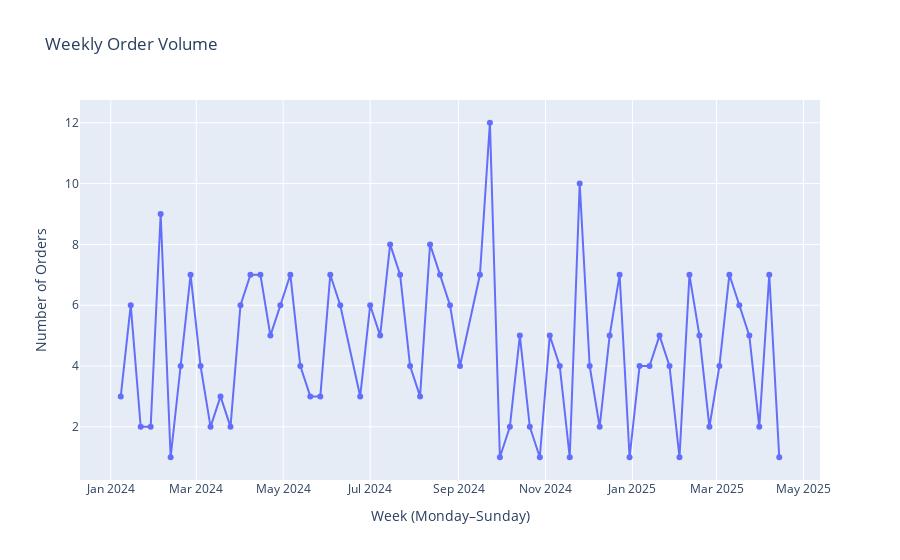
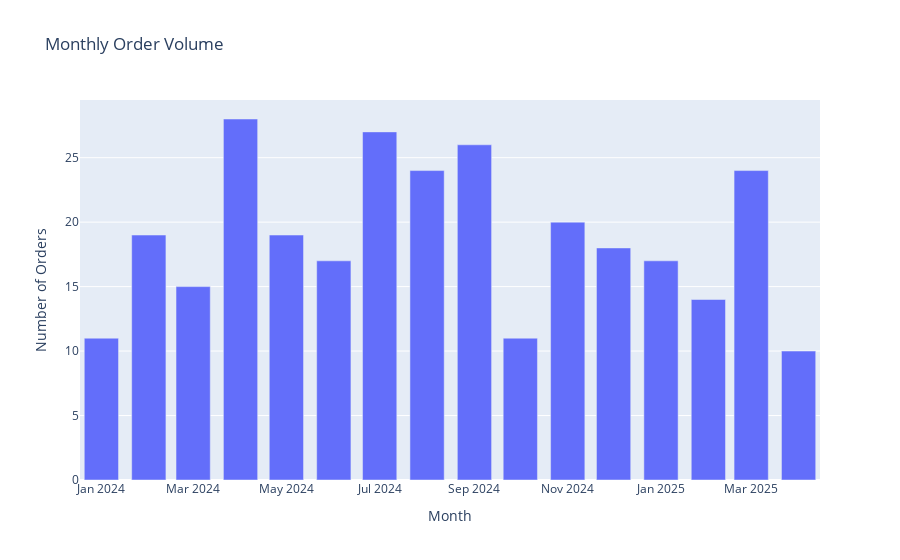

Source (notebook cell) for these figures, in order:
### Markdown cell above
### ORDERS PER WEEK/MONTH ANALYSIS

### Code cell
# add week and month start columns for grouping
df['week_start'] = df['order_date'] - pd.to_timedelta(df['order_date'].dt.dayofweek, unit='d') # start of week 
df['month_start'] = df['order_date'].dt.to_period('M').dt.to_timestamp()   # start of month 

# week 
weekly_orders = (df.groupby('week_start')['order_id'].nunique().reset_index(name='orders'))
fig_week = px.line(weekly_orders, x='week_start', y='orders', markers=True, title='Weekly Order Volume')
fig_week.update_layout(xaxis_title='Week (Monday–Sunday)', yaxis_title='Number of Orders')
fig_week.show()

# monthly 
monthly_orders = (df.groupby('month_start')['order_id'].nunique().reset_index(name='orders'))
fig_month = px.bar(monthly_orders, x='month_start', y='orders', title='Monthly Order Volume')
fig_month.update_layout(xaxis_title='Month', yaxis_title='Number of Orders')
fig_month.show()

### Figure 1 — Plotly figure (JSON) as saved in the notebook; plotly's stock layout.template omitted (floating-point values rounded to 4 significant figures)
{"data": [{"hovertemplate": "week_start=%{x}<br>orders=%{y}<extra></extra>", "legendgroup": "", "line": {"color": "#636efa", "dash": "solid"}, "marker": {"symbol": "circle"}, "mode": "lines+markers", "name": "", "orientation": "v", "showlegend": false, "type": "scatter", "x": ["2024-01-08T00:00:00.000000000", "2024-01-15T00:00:00.000000000", "2024-01-22T00:00:00.000000000", "2024-01-29T00:00:00.000000000", "2024-02-05T00:00:00.000000000", "2024-02-12T00:00:00.000000000", "2024-02-19T00:00:00.000000000", "2024-02-26T00:00:00.000000000", "2024-03-04T00:00:00.000000000", "2024-03-11T00:00:00.000000000", "2024-03-18T00:00:00.000000000", "2024-03-25T00:00:00.000000000", "2024-04-01T00:00:00.000000000", "2024-04-08T00:00:00.000000000", "2024-04-15T00:00:00.000000000", "2024-04-22T00:00:00.000000000", "2024-04-29T00:00:00.000000000", "2024-05-06T00:00:00.000000000", "2024-05-13T00:00:00.000000000", "2024-05-20T00:00:00.000000000", "2024-05-27T00:00:00.000000000", "2024-06-03T00:00:00.000000000", "2024-06-10T00:00:00.000000000", "2024-06-24T00:00:00.000000000", "2024-07-01T00:00:00.000000000", "2024-07-08T00:00:00.000000000", "2024-07-15T00:00:00.000000000", "2024-07-22T00:00:00.000000000", "2024-07-29T00:00:00.000000000", "2024-08-05T00:00:00.000000000", "2024-08-12T00:00:00.000000000", "2024-08-19T00:00:00.000000000", "2024-08-26T00:00:00.000000000", "2024-09-02T00:00:00.000000000", "2024-09-16T00:00:00.000000000", "2024-09-23T00:00:00.000000000", "2024-09-30T00:00:00.000000000", "2024-10-07T00:00:00.000000000", "2024-10-14T00:00:00.000000000", "2024-10-21T00:00:00.000000000", "2024-10-28T00:00:00.000000000", "2024-11-04T00:00:00.000000000", "2024-11-11T00:00:00.000000000", "2024-11-18T00:00:00.000000000", "2024-11-25T00:00:00.000000000", "2024-12-02T00:00:00.000000000", "2024-12-09T00:00:00.000000000", "2024-12-16T00:00:00.000000000", "2024-12-23T00:00:00.000000000", "2024-12-30T00:00:00.000000000", "2025-01-06T00:00:00.000000000", "2025-01-13T00:00:00.000000000", "2025-01-20T00:00:00.000000000", "2025-01-27T00:00:00.000000000", "2025-02-03T00:00:00.000000000", "2025-02-10T00:00:00.000000000", "2025-02-17T00:00:00.000000000", "2025-02-24T00:00:00.000000000", "2025-03-03T00:00:00.000000000", "2025-03-10T00:00:00.000000000", "2025-03-17T00:00:00.000000000", "2025-03-24T00:00:00.000000000", "2025-03-31T00:00:00.000000000", "2025-04-07T00:00:00.000000000", "2025-04-14T00:00:00.000000000"], "xaxis": "x", "y": [3, 6, 2, 2, 9, 1, 4, 7, 4, 2, 3, 2, 6, 7, 7, 5, 6, 7, 4, 3, 3, 7, 6, 3, 6, 5, 8, 7, 4, 3, 8, 7, 6, 4, 7, 12, 1, 2, 5, 2, 1, 5, 4, 1, 10, 4, 2, 5, 7, 1, 4, 4, 5, 4, 1, 7, 5, 2, 4, 7, 6, 5, 2, 7, 1], "yaxis": "y"}], "layout": {"legend": {"tracegroupgap": 0}, "title": {"text": "Weekly Order Volume"}, "xaxis": {"anchor": "y", "domain": [0, 1], "title": {"text": "Week (Monday–Sunday)"}}, "yaxis": {"anchor": "x", "domain": [0, 1], "title": {"text": "Number of Orders"}}}}

### Figure 2 — Plotly figure (JSON) as saved in the notebook; plotly's stock layout.template omitted (floating-point values rounded to 4 significant figures)
{"data": [{"hovertemplate": "month_start=%{x}<br>orders=%{y}<extra></extra>", "legendgroup": "", "marker": {"color": "#636efa", "pattern": {"shape": ""}}, "name": "", "orientation": "v", "showlegend": false, "textposition": "auto", "type": "bar", "x": ["2024-01-01T00:00:00.000000000", "2024-02-01T00:00:00.000000000", "2024-03-01T00:00:00.000000000", "2024-04-01T00:00:00.000000000", "2024-05-01T00:00:00.000000000", "2024-06-01T00:00:00.000000000", "2024-07-01T00:00:00.000000000", "2024-08-01T00:00:00.000000000", "2024-09-01T00:00:00.000000000", "2024-10-01T00:00:00.000000000", "2024-11-01T00:00:00.000000000", "2024-12-01T00:00:00.000000000", "2025-01-01T00:00:00.000000000", "2025-02-01T00:00:00.000000000", "2025-03-01T00:00:00.000000000", "2025-04-01T00:00:00.000000000"], "xaxis": "x", "y": [11, 19, 15, 28, 19, 17, 27, 24, 26, 11, 20, 18, 17, 14, 24, 10], "yaxis": "y"}], "layout": {"barmode": "relative", "legend": {"tracegroupgap": 0}, "title": {"text": "Monthly Order Volume"}, "xaxis": {"anchor": "y", "domain": [0, 1], "title": {"text": "Month"}}, "yaxis": {"anchor": "x", "domain": [0, 1], "title": {"text": "Number of Orders"}}}}
